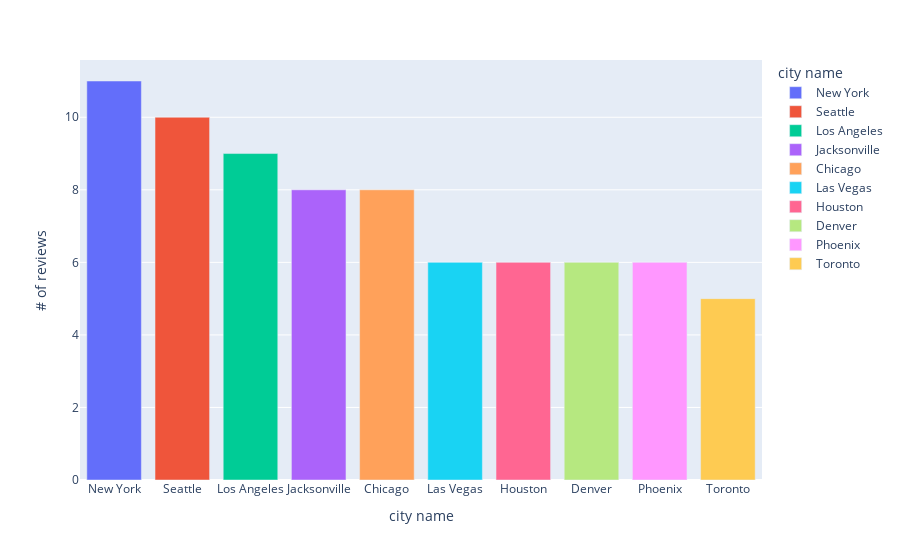

The code cell stored with this chart in its notebook:
### Code cell
# top 10 cities contributing review

top10city = df['city'].value_counts().head(10)

df_top10city = pd.DataFrame({'city_name': top10city.index,
                             'frequency': top10city.values})

fig = px.bar(df_top10city, x='city_name',y='frequency', color='city_name',
            labels={'city_name': 'city name','frequency':'# of reviews'})

fig.show()

### Figure 1 — Plotly figure (JSON) as saved in the notebook; plotly's stock layout.template omitted (floating-point values rounded to 4 significant figures)
{"data": [{"alignmentgroup": "True", "hovertemplate": "city name=%{x}<br># of reviews=%{y}<extra></extra>", "legendgroup": "New York", "marker": {"color": "#636efa", "pattern": {"shape": ""}}, "name": "New York", "offsetgroup": "New York", "orientation": "v", "showlegend": true, "textposition": "auto", "type": "bar", "x": ["New York"], "xaxis": "x", "y": [11], "yaxis": "y"}, {"alignmentgroup": "True", "hovertemplate": "city name=%{x}<br># of reviews=%{y}<extra></extra>", "legendgroup": "Seattle", "marker": {"color": "#EF553B", "pattern": {"shape": ""}}, "name": "Seattle", "offsetgroup": "Seattle", "orientation": "v", "showlegend": true, "textposition": "auto", "type": "bar", "x": ["Seattle"], "xaxis": "x", "y": [10], "yaxis": "y"}, {"alignmentgroup": "True", "hovertemplate": "city name=%{x}<br># of reviews=%{y}<extra></extra>", "legendgroup": "Los Angeles", "marker": {"color": "#00cc96", "pattern": {"shape": ""}}, "name": "Los Angeles", "offsetgroup": "Los Angeles", "orientation": "v", "showlegend": true, "textposition": "auto", "type": "bar", "x": ["Los Angeles"], "xaxis": "x", "y": [9], "yaxis": "y"}, {"alignmentgroup": "True", "hovertemplate": "city name=%{x}<br># of reviews=%{y}<extra></extra>", "legendgroup": "Jacksonville", "marker": {"color": "#ab63fa", "pattern": {"shape": ""}}, "name": "Jacksonville", "offsetgroup": "Jacksonville", "orientation": "v", "showlegend": true, "textposition": "auto", "type": "bar", "x": ["Jacksonville"], "xaxis": "x", "y": [8], "yaxis": "y"}, {"alignmentgroup": "True", "hovertemplate": "city name=%{x}<br># of reviews=%{y}<extra></extra>", "legendgroup": "Chicago", "marker": {"color": "#FFA15A", "pattern": {"shape": ""}}, "name": "Chicago", "offsetgroup": "Chicago", "orientation": "v", "showlegend": true, "textposition": "auto", "type": "bar", "x": ["Chicago"], "xaxis": "x", "y": [8], "yaxis": "y"}, {"alignmentgroup": "True", "hovertemplate": "city name=%{x}<br># of reviews=%{y}<extra></extra>", "legendgroup": "Las Vegas", "marker": {"color": "#19d3f3", "pattern": {"shape": ""}}, "name": "Las Vegas", "offsetgroup": "Las Vegas", "orientation": "v", "showlegend": true, "textposition": "auto", "type": "bar", "x": ["Las Vegas"], "xaxis": "x", "y": [6], "yaxis": "y"}, {"alignmentgroup": "True", "hovertemplate": "city name=%{x}<br># of reviews=%{y}<extra></extra>", "legendgroup": "Houston", "marker": {"color": "#FF6692", "pattern": {"shape": ""}}, "name": "Houston", "offsetgroup": "Houston", "orientation": "v", "showlegend": true, "textposition": "auto", "type": "bar", "x": ["Houston"], "xaxis": "x", "y": [6], "yaxis": "y"}, {"alignmentgroup": "True", "hovertemplate": "city name=%{x}<br># of reviews=%{y}<extra></extra>", "legendgroup": "Denver", "marker": {"color": "#B6E880", "pattern": {"shape": ""}}, "name": "Denver", "offsetgroup": "Denver", "orientation": "v", "showlegend": true, "textposition": "auto", "type": "bar", "x": ["Denver"], "xaxis": "x", "y": [6], "yaxis": "y"}, {"alignmentgroup": "True", "hovertemplate": "city name=%{x}<br># of reviews=%{y}<extra></extra>", "legendgroup": "Phoenix", "marker": {"color": "#FF97FF", "pattern": {"shape": ""}}, "name": "Phoenix", "offsetgroup": "Phoenix", "orientation": "v", "showlegend": true, "textposition": "auto", "type": "bar", "x": ["Phoenix"], "xaxis": "x", "y": [6], "yaxis": "y"}, {"alignmentgroup": "True", "hovertemplate": "city name=%{x}<br># of reviews=%{y}<extra></extra>", "legendgroup": "Toronto", "marker": {"color": "#FECB52", "pattern": {"shape": ""}}, "name": "Toronto", "offsetgroup": "Toronto", "orientation": "v", "showlegend": true, "textposition": "auto", "type": "bar", "x": ["Toronto"], "xaxis": "x", "y": [5], "yaxis": "y"}], "layout": {"barmode": "relative", "legend": {"title": {"text": "city name"}, "tracegroupgap": 0}, "margin": {"t": 60}, "xaxis": {"anchor": "y", "categoryarray": ["New York", "Seattle", "Los Angeles", "Jacksonville", "Chicago", "Las Vegas", "Houston", "Denver", "Phoenix", "Toronto"], "categoryorder": "array", "domain": [0, 1], "title": {"text": "city name"}}, "yaxis": {"anchor": "x", "domain": [0, 1], "title": {"text": "# of reviews"}}}}
